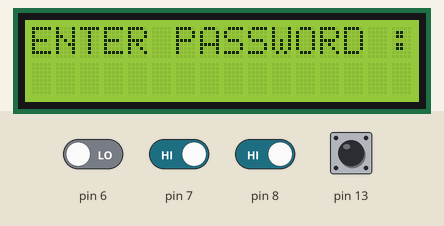
Simulated run of this sketch. Board: Arduino Uno, built with avr-gcc and run on an emulated ATmega328P. On the bench: 16×2 character LCD. The test bench sets the inputs (shaded band); at power-on: pin 7, pin 8, pin 13 HIGH, pin 6 LOW.

Above: at 1.2 s.
1.3 s: pin 7 driven LOW
At 2.0 s:
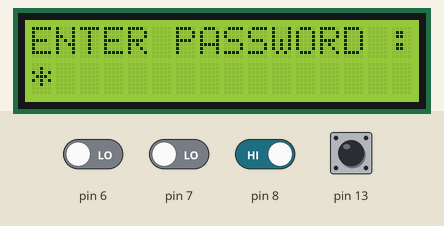
2.8 s: pin 8 driven LOW
At 3.1 s:
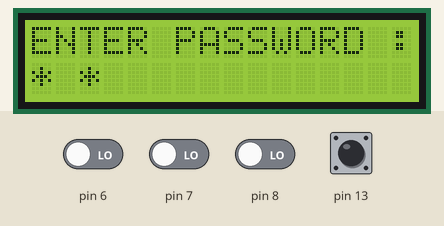
Timing chart, 0 to 5.8 s (numbered marks = the images above; inputs shaded):
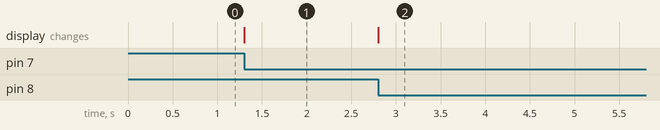

Measured:
- after the input at 1.3 s, the display: changes at once (image 1)
- after the input at 2.8 s, the display: changes at once (image 2)

The sketch:

password_lcd.ino
```cpp
#include<LiquidCrystal.h>

LiquidCrystal lcd(12, 11, 5, 4, 3, 2);

void setup() {
  lcd.begin(16, 2);
  lcd.clear() ;
  pinMode(5, INPUT);
  pinMode(6, INPUT);
  pinMode(7, INPUT);
  pinMode(13, INPUT);

  // put yur setup code here, to run once:

}
int password[4] = {1, 2, 3, 4}, a[4];
void loop()
{
  lcd.clear();
  lcd.setCursor(0, 0);
  lcd.print("ENTER PASSWORD : ");
  while ((digitalRead(6) == 0) && (digitalRead(7) == 0) && (digitalRead(8) == 0) && (digitalRead(13) == 0) );
  lcd.setCursor(0, 1);
  for (int i = 0; i < 4; i++)
  {
    if (digitalRead(6) == 1)
    {
      while (digitalRead(6) == 1) ;
      a[i] = 1 ; i++ ;
     lcd.print("* ") ;
      delay(1000);
    }
    if (digitalRead(7) == 1)
    {
      while (digitalRead(7) == 1) ;
      a[i] = 2 ;  lcd.print("* ") ;
      i++ ; delay(1000);
    }

    if (digitalRead(8) == 1)
    {
      while (digitalRead(8) == 1) ;
      a[i] = 3 ;  lcd.print("* ") ; delay(1000);
      i++;
    }
    if (digitalRead(13) == 1)
    {
      while (digitalRead(13) == 1) ;
      a[i] = 4 ;  lcd.print("* ") ; delay(1000);
      i++ ;
    }
    lcd.clear();
  }
  for (int i = 0; i < 4; i++)
  {
    if (password[i] == a[i])
     break ;
  } lcd.print("correct");
    delay(1000);
  for (int i = 0; i < 4; i++)
  {
   if(password[i] != a[i])
      break ;
  }
  lcd.print("incoreect");
    delay(1000);

}
```
